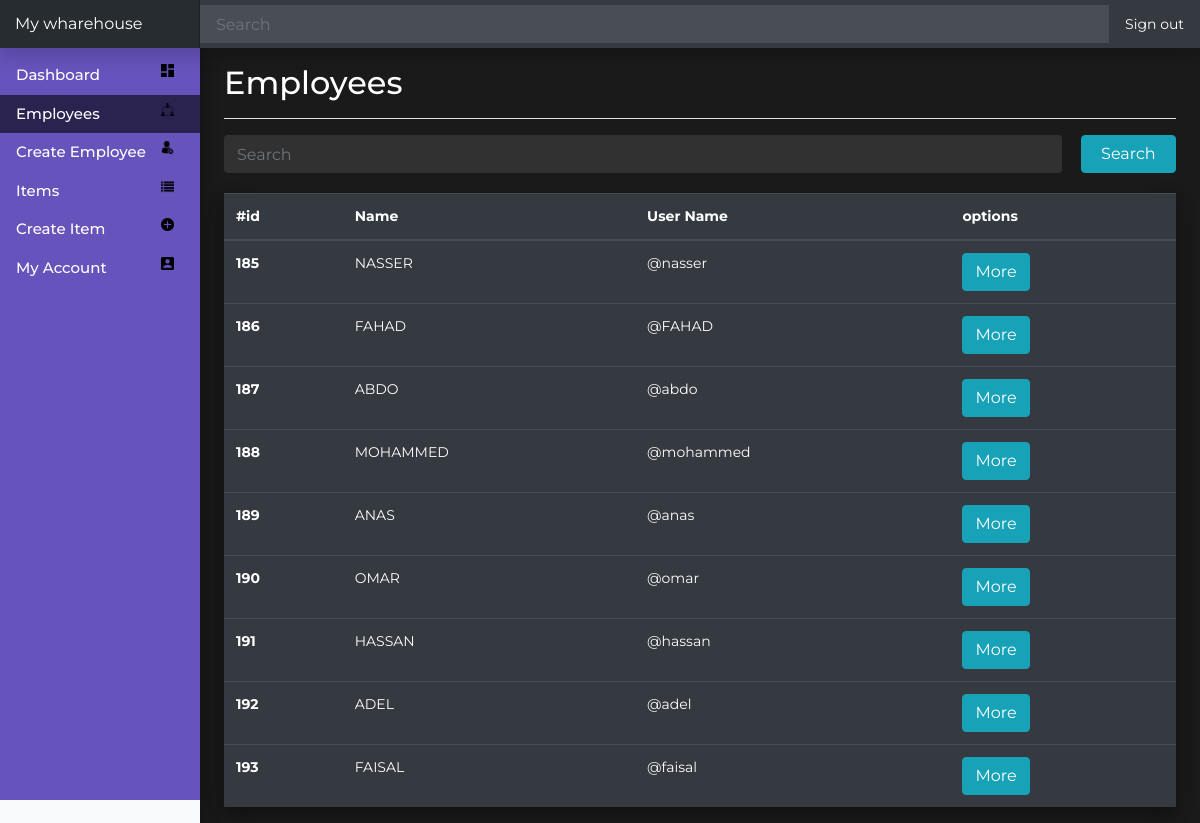
The page /PAGES/Admin/Employees.php (signed in) on the database its author committed.
### tables this page shows
CREATE TABLE `employees` (
  `id` int(11) NOT NULL,
  `fk_aid` int(11) NOT NULL,
  `name` varchar(244) NOT NULL,
  `uname` varchar(244) NOT NULL,
  `password` varchar(244) NOT NULL
);

### PAGES/Admin/Employees.php (the view, shortened to what this page needs)
<!doctype html>
<?php
     include_once('../../INC/db.inc.php');
  ?>
<html lang="en">
  <head>
<link rel="stylesheet" href="https://stackpath.bootstrapcdn.com/bootstrap/4.2.1/css/bootstrap.min.css">
    <link href="../../STYLES/Employees.css" rel="stylesheet">
    <link href="../../STYLES/GLOBAL.css" rel="stylesheet">
  </head>
  <body>
    <nav class="navbar navbar-dark fixed-top bg-dark flex-md-nowrap p-0 shadow">
  <a class="navbar-brand col-sm-3 col-md-2 mr-0" href="Home.php"><?php   echo $_SESSION['whname']; ?></a>
  <input class="form-control form-control-dark w-100" type="text" placeholder="Search" aria-label="Search">
  <ul class="navbar-nav px-3">
    <li class="nav-item text-nowrap">
      <a class="nav-link Signout" href="../../INC/Signout.inc.php">Sign out</a>
    </li>
  </ul>
</nav>
<div class="container-fluid">
  <div class="row">
    <nav class="col-md-2 d-none d-md-block bg-light sidebar">
      <div class="sidebar-sticky">
        <ul class="nav flex-column">
          <li class="nav-item NAV_ITEM">
            <a style="color:white;" class="nav-link" href="Home.php">
              <img src="../../images/icons/dashboard.png" class="icon">Dashboard
            </a>
          </li>
          <li class="nav-item NAV_ITEM SELECTED">
            <a class="nav-link" href="Employees.php">
            <img src="../../images/icons/group.png" class="icon">Employees
            </a>
          </li>
          <li class="nav-item NAV_ITEM">
            <a class="nav-link" href="CreateEmployee.php">
            <img src="../../images/icons/new-user.png" class="icon">Create Employee
            </a>
          </li>
          <li class="nav-item NAV_ITEM">
            <a class="nav-link" href="Items.php">
            <img src="../../images/icons/items.png" class="icon">Items
            </a>
          </li>
          <li class="nav-item NAV_ITEM">
            <a class="nav-link" href="CreateItem.php">
            <img src="../../images/icons/plus.png" class="icon">Create Item
            </a>
          </li>
          <li class="nav-item NAV_ITEM">
            <a class="nav-link" href="Myaccount.php">
              <img src="../../images/icons/account.png" class="icon">My Account
            </a>
          </li>
        </ul>
    </nav>
    <main role="main" class="col-md-9 ml-sm-auto col-lg-10 px-4">
      <div class="d-flex justify-content-between flex-wrap flex-md-nowrap align-items-center pt-3 pb-2 mb-3 border-bottom">
        <h1 class="h2">Employees</h1>
      </div>
      <form class="TOPITEMS_CARD">
      <input id="SEA-INPUT"class="form-control form-control-dark w-100 SEARCH_BAR" type="text" placeholder="Search" aria-label="Search">
      <button type="button" class="SEABTN btn btn-info">Search</button>
     </form>
      <table class="table table-dark box_shadow">
  <thead>
    <tr>
      <th scope="col">#id</th>
      <th scope="col">Name</th>
      <th scope="col">User Name</th>
      <th scope="col">options</th>
    </tr>
  </thead>
  <tbody id="RES-BODY">
     <?php
   $fk_aid = $_SESSION['id'];
   $res = mysqli_query($conn,"SELECT * FROM employees  WHERE fk_aid = '$fk_aid' ");
   if(mysqli_num_rows($res) > 0 ){
    while($row = mysqli_fetch_assoc($res)) {
    echo   '
     <tr>
      <th scope="row">'.$row["id"].'</th>
      <td>'.$row["name"].'</td>
      <td>@'.$row["uname"].'</td>
      <td><a href="EmpInfo.php?id='.$row["id"].'"><button type="button" class="btn btn-info">More</button></a> </td>
      </tr>
    ' ;
    }
  }
     ?>
  </tbody>
</table>
        </body>
</html>

### STYLES/Employees.css (style rules this page uses)
body { font-size: .875rem; font-family: 'Montserrat', sans-serif; background-color: #1a1a1a; color: white; }
.box_shadow { box-shadow:0 10px 16px 0 rgba(0,0,0,0.2),0 6px 20px 0 rgba(0,0,0,0.19) }
.NAV_ITEM { -webkit-transition: background-color 500ms ease-out; -moz-transition: background-color 500ms ease-out; -o-transition: background-color 500ms ease-out; transition: background-color 500ms ease-out; }
.Signout { color: white !important; -webkit-transition: background-color 1000ms ease-out; -moz-transition: background-color 1000ms ease-out; -o-transition: background-color 1000ms ease-out; transition: background-color 1000ms ease-out; }
.sidebar { position: fixed; top: 0; bottom: 0; left: 0; z-index: 100; padding: 48px 0 0; box-shadow: 0 10px 16px 0 rgba(0,0,0,0.2),0 6px 20px 0 rgba(0,0,0,0.19); }
.sidebar-sticky { position: relative; top: 0; height: calc(100vh - 48px); padding-top: .5rem; overflow-x: hidden; overflow-y: auto; background-color: #6653bb; color: white; }
.sidebar .nav-link { font-weight: 500; font-size: 15px; color: rgb(255, 255, 255); }
[role="main"] { padding-top: 133px; }
@media (min-width: 768px) { [role="main"] { padding-top: 48px; } }
.navbar-brand { padding-top: .75rem; padding-bottom: .75rem; font-size: 1rem; background-color: rgba(0, 0, 0, .25); box-shadow: inset -1px 0 0 rgba(0, 0, 0, .25); }
.navbar .form-control { padding: .75rem 1rem; border-width: 0; border-radius: 0; }
.form-control-dark { color: #fff; background-color: rgba(255, 255, 255, .1); border-color: rgba(255, 255, 255, .1); }
.icon { position: relative; float: right; width: 8%; top: 25%; margin-right: 10px; }
.SEARCH_BAR { position: relative; width: 88% !important; margin-right: 2%; margin-bottom: 20px; float: left; }
.SEABTN { position: relative; width: 10%; float: left; }

### STYLES/GLOBAL.css (style rules this page uses)
.SELECTED { background-color: rgba(0, 0, 0, 0.575); }
.box_shadow { box-shadow:0 10px 16px 0 rgba(0,0,0,0.2),0 6px 20px 0 rgba(0,0,0,0.19) }

### rows shown on the page
employees: id "185", name "NASSER", uname "nasser"
employees: id "186", name "FAHAD", uname "FAHAD"
employees: id "187", name "ABDO", uname "abdo"
employees: id "188", name "MOHAMMED", uname "mohammed"
employees: id "189", name "ANAS", uname "anas"
employees: id "190", name "OMAR", uname "omar"
employees: id "191", name "HASSAN", uname "hassan"
employees: id "192", name "ADEL", uname "adel"
employees: id "193", name "FAISAL", uname "faisal"

### other values the page prints
$_SESSION['whname'] "My wharehouse"
